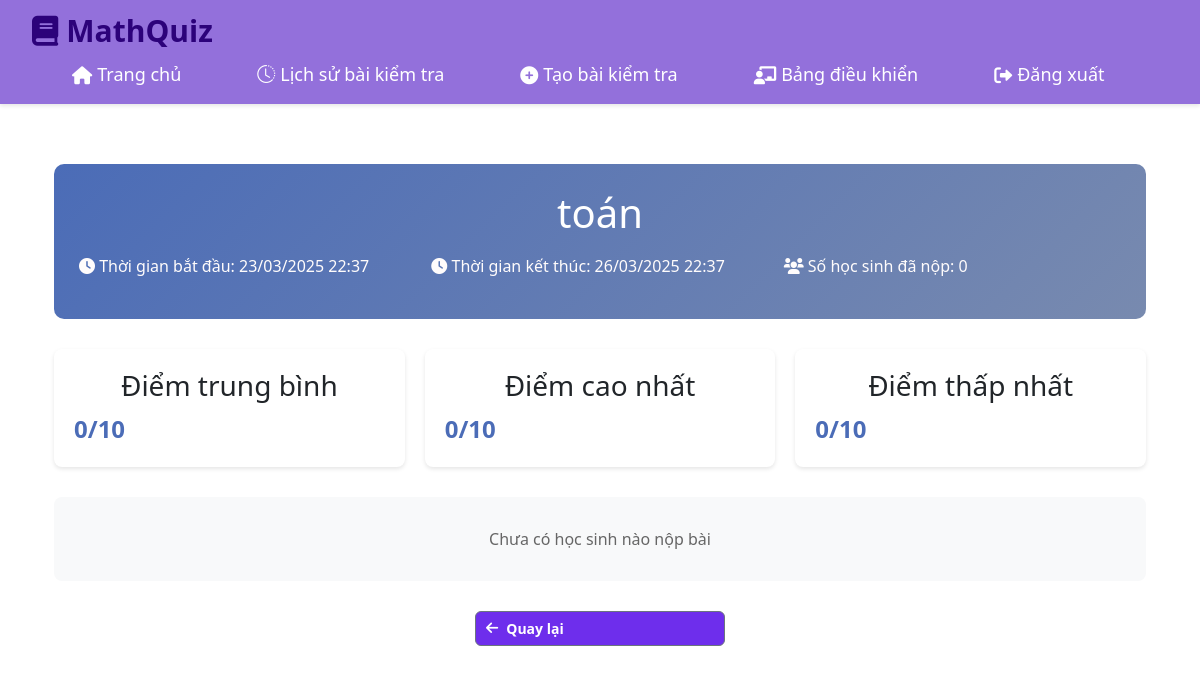
The app's page /quiz/8/students (signed in), older data.
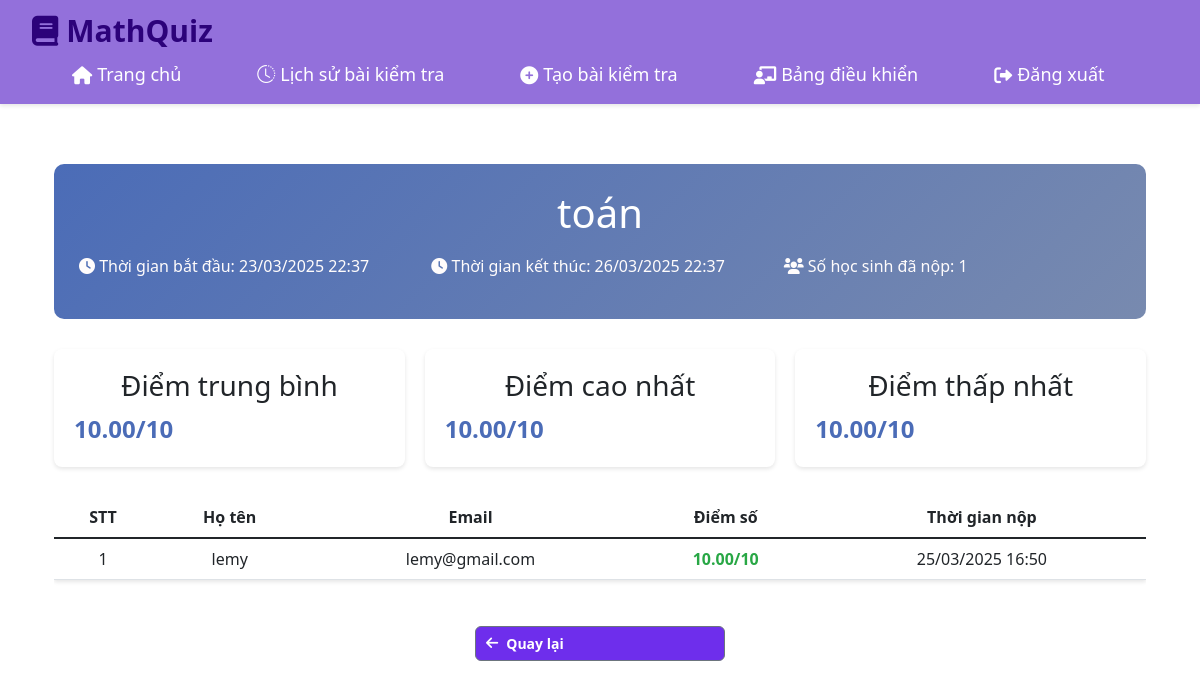
The same page, newer data.
### app.py (models this page shows)
class QuizResult(db.Model):
    id = db.Column(db.Integer, primary_key=True)
    quiz_id = db.Column(db.Integer, db.ForeignKey('quiz.id'), nullable=False)
    student_id = db.Column(db.Integer, db.ForeignKey('user.id'), nullable=False)
    score = db.Column(db.Float, nullable=False)
    submitted_at = db.Column(db.DateTime, nullable=False, default=datetime.now)
    quiz = db.relationship('Quiz', backref='results', lazy=True)
    student = db.relationship('User', backref='quiz_results', lazy=True)

class User(db.Model):
    id = db.Column(db.Integer , primary_key=True)
    email = db.Column(db.String(120), unique=True, nullable=False)
    username = db.Column(db.String(80), unique=True, nullable=False)
    password = db.Column(db.String(120), nullable=False)
    role = db.Column(db.String(20), nullable=False)  # 'teacher' or 'student'

### app.py (the view)
@app.route('/quiz/<int:quiz_id>/students')
def quiz_students(quiz_id):
    if 'user_id' not in session or session['role'] != 'teacher':
        flash('Bạn không có quyền truy cập trang này!')
        return redirect(url_for('home'))
    quiz = Quiz.query.get_or_404(quiz_id)
    if quiz.teacher_id != session['user_id']:
        flash('Bạn không có quyền xem kết quả bài kiểm tra này!')
        return redirect(url_for('history'))
    results = QuizResult.query.filter_by(quiz_id=quiz_id)\
        .join(User, QuizResult.student_id == User.id)\
        .order_by(QuizResult.score.desc())\
        .all()
    return render_template('quiz_students.html', quiz=quiz, results=results)

### templates/quiz_students.html (shortened to what this page needs)
{% extends "base.html" %}
{% block content %}
<div class="container">
    <div class="quiz-header">
        <h1>{{ quiz.title }}</h1>
        <div class="quiz-meta">
            <p><i class="fas fa-clock"></i> Thời gian bắt đầu: {{ quiz.start_time.strftime('%d/%m/%Y %H:%M') }}</p>
            <p><i class="fas fa-clock"></i> Thời gian kết thúc: {{ quiz.end_time.strftime('%d/%m/%Y %H:%M') }}</p>
            <p><i class="fas fa-users"></i> Số học sinh đã nộp: {{ results|length }}</p>
        </div>
    </div>
    <div class="stats-summary">
        <div class="stat-card">
            <h3>Điểm trung bình</h3>
            <p class="stat-value">{{ "%.2f"|format(results|map(attribute='score')|sum / results|length) if results else 0 }}/10</p>
        </div>
        <div class="stat-card">
            <h3>Điểm cao nhất</h3>
            <p class="stat-value">{{ "%.2f"|format(results|map(attribute='score')|max) if results else 0 }}/10</p>
        </div>
        <div class="stat-card">
            <h3>Điểm thấp nhất</h3>
            <p class="stat-value">{{ "%.2f"|format(results|map(attribute='score')|min) if results else 0 }}/10</p>
        </div>
    </div>
    {% if results %}
        <div class="table-responsive">
            <table class="table">
                <thead>
                    <tr>
                        <th>STT</th>
                        <th>Họ tên</th>
                        <th>Email</th>
                        <th>Điểm số</th>
                        <th>Thời gian nộp</th>
                    </tr>
                </thead>
                <tbody>
                    {% for result in results %}
                    <tr>
                        <td>{{ loop.index }}</td>
                        <td>{{ result.student.username }}</td>
                        <td>{{ result.student.email }}</td>
                        <td class="score-cell">{{ "%.2f"|format(result.score) }}/10</td>
                        <td>{{ result.submitted_at.strftime('%d/%m/%Y %H:%M') }}</td>
                    </tr>
                    {% endfor %}
                </tbody>
            </table>
        </div>
    {% else %}
        <p class="no-results">Chưa có học sinh nào nộp bài</p>
    {% endif %}
    <div class="action-buttons">
        <a href="{{ url_for('history') }}" class="btn btn-secondary">
            <i class="fas fa-arrow-left"></i> Quay lại
        </a>
    </div>
</div>
{% endblock %}

Row changes from the older to the newer data that the page shows:
added QuizResult: student.username "lemy", student.email "lemy@gmail.com", score "10.00", submitted_at "25/03/2025 16:50"
Text that changed along with them:
{{ results|length }}: "0" → "1"
{{ "%.2f"|format(results|map(attribute='score')|max) if results else 0 }}: "0" → "10.00"
{{ "%.2f"|format(results|map(attribute='score')|min) if results else 0 }}: "0" → "10.00"
text no longer shown: "0 Chưa có học sinh nào nộp bài"
text now shown: "10.00 STT Họ tên Email Điểm số Thời gian nộp"
